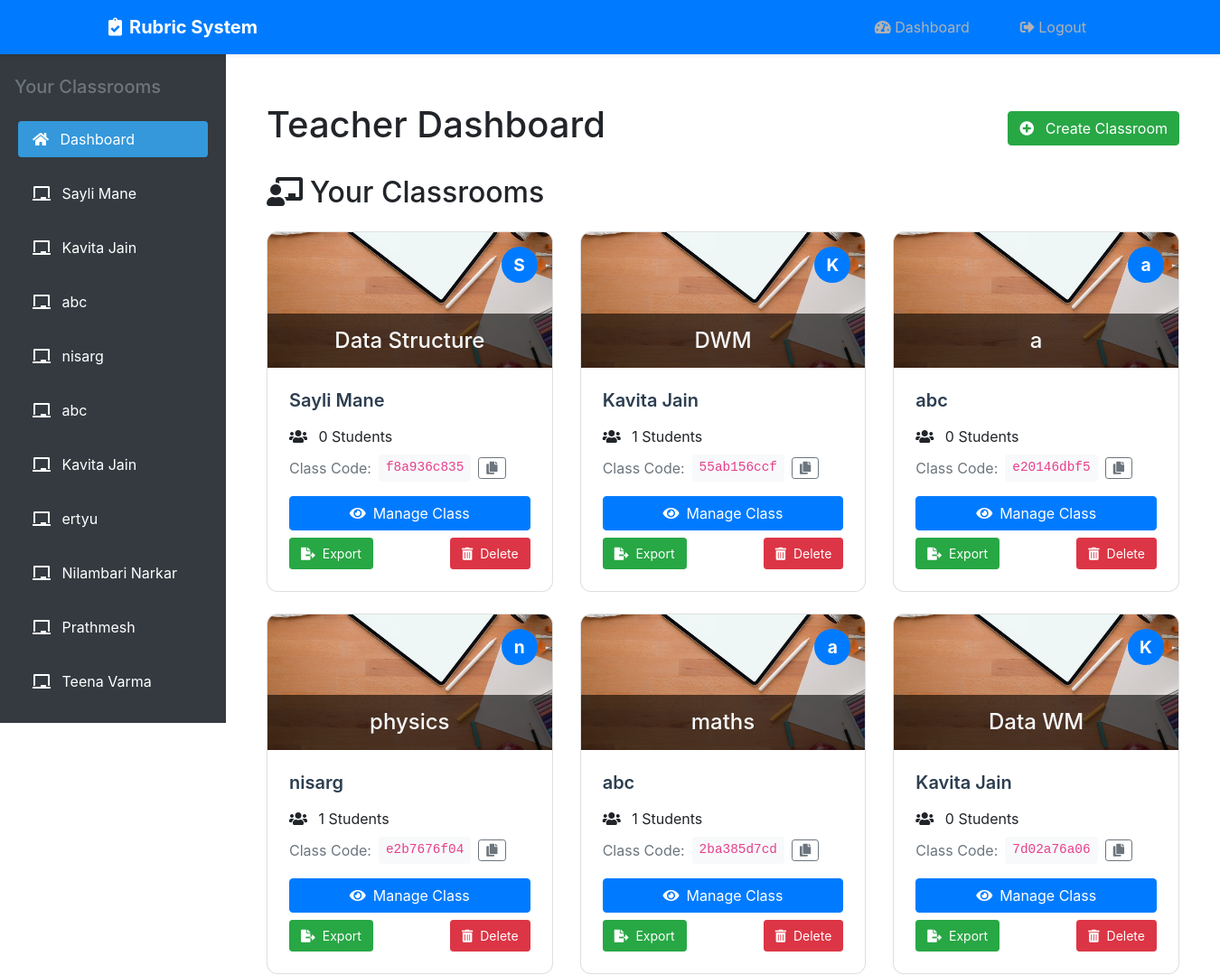
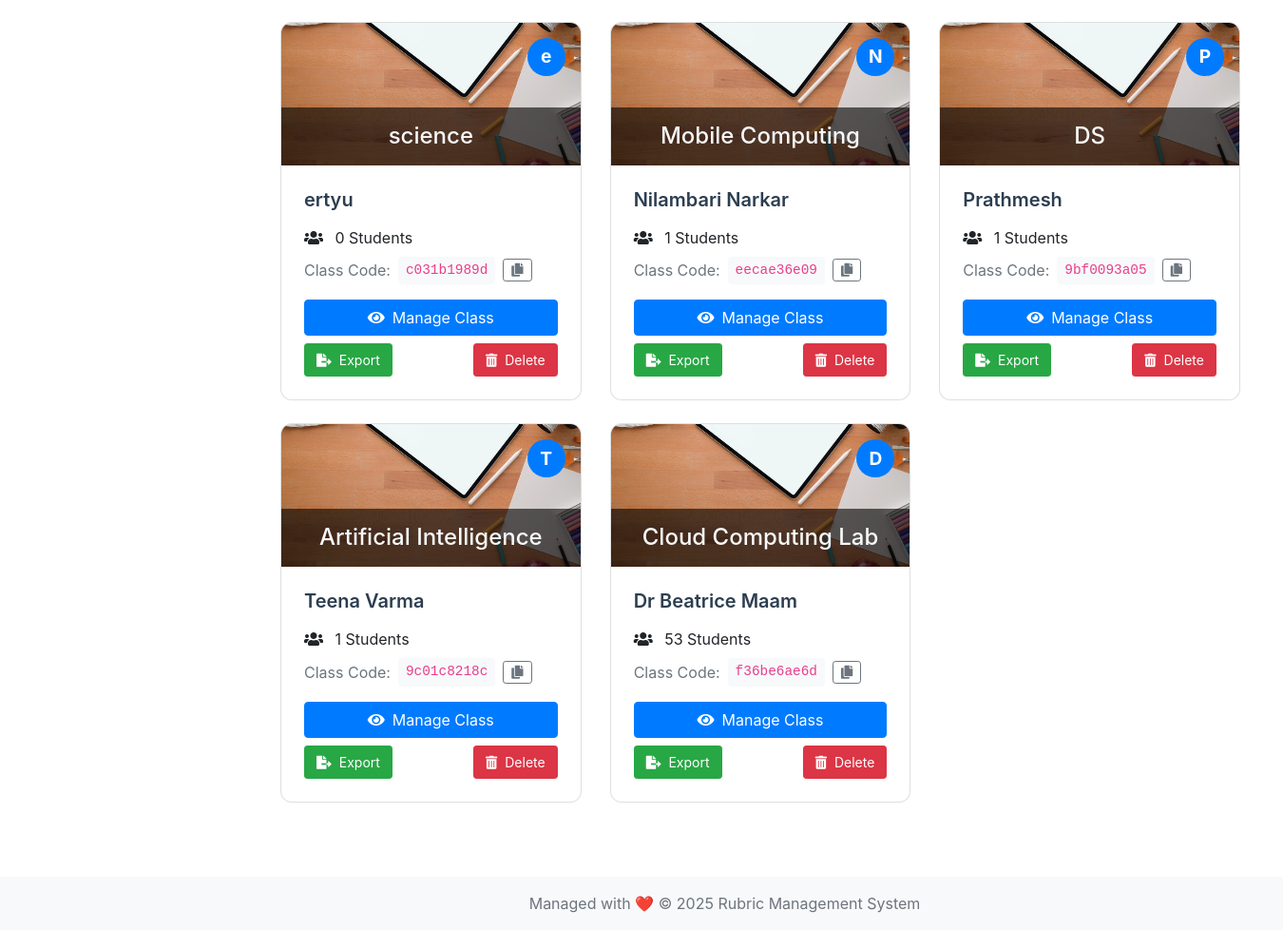
The app's page /teacher_dashboard/ (signed in) with its own data (2 pictures, top to bottom).
### rubric_app/models.py (models this page shows, shortened)
class Classroom(models.Model):
    name = models.CharField(max_length=100)
    subject = models.CharField(max_length=100)
    teacher = models.ForeignKey(Teacher, on_delete=models.CASCADE)
    year = models.PositiveIntegerField(blank=True, null=True)
    branch = models.CharField(max_length=50, blank=True, null=True)
    code = models.CharField(max_length=10, unique=True, default=uuid.uuid4().hex[:10])
    students = models.ManyToManyField("Student", blank=True, related_name="classrooms")

### rubric_app/views.py (the view, shortened to what this page needs)
# urls.py: path('teacher_dashboard/', views.teacher_dashboard, name='teacher_dashboard'),
@login_required
def teacher_dashboard(request):
    teacher = request.user.teacher
    classrooms = Classroom.objects.filter(teacher=teacher)
    create_form = ClassroomForm()
    return render(request, 'teacher_dashboard.html', {
        'classrooms': classrooms,
        'create_form': create_form
    })

### rubric_app/context_processors.py (called while the page is built)
def classrooms(request):
    context = {'classrooms': []}
    if request.user.is_authenticated:
        if hasattr(request.user, 'teacher'):
            context['classrooms'] = Classroom.objects.filter(teacher=request.user.teacher)
        elif hasattr(request.user, 'student'):
            context['classrooms'] = request.user.student.classrooms.all()
    return context

### rubric_app/templates/teacher_dashboard.html (shortened to what this page needs)
{% extends 'base.html' %}
{% block content %}
{% load static %}
<div class="container-fluid">
    <div class="d-flex justify-content-between align-items-center mb-4">
        <h1 class="dashboard-title">Teacher Dashboard</h1>
        <button class="btn btn-success" data-toggle="modal" data-target="#createClassroomModal">
            <i class="fas fa-plus-circle mr-2"></i> Create Classroom
        </button>
    </div>
    <div class="dashboard-container">
        <h2 class="mb-4"><i class="fas fa-chalkboard-teacher mr-2"></i>Your Classrooms</h2>
        <div class="row">
            {% for classroom in classrooms %}
            <div class="col-md-6 col-lg-4 mb-4">
                <div class="class-card">
                    <div class="up" style="background: url('{% static 'img/img_code1.jpg' %}');
                         background-size: cover;
                         background-position: center;
                         height: 150px;
                         position: relative;">
                        <div class="overlay">
                            <h4 class="text-light mb-0">{{ classroom.subject }}</h4>
                        </div>
                        <div class="class_id">{{ classroom.name|slice:":1" }}</div>
                    </div>
                    <div class="class_details p-4">
                        <h3 class="class-name mb-3">{{ classroom.name }}</h3>
                        <div class="class-meta mb-3">
                            <p class="mb-2">
                                <i class="fas fa-users mr-2"></i>
                                {{ classroom.students.count }} Students
                            </p>
                            <div class="d-flex align-items-center">
                                <span class="text-muted mr-2">Class Code:</span>
                                <code class="class-code mr-2">{{ classroom.code }}</code>
                                <button class="btn btn-sm btn-outline-secondary copy-btn"
                                        data-code="{{ classroom.code }}">
                                    <i class="fas fa-copy"></i>
                                </button>
                            </div>
                        </div>
                        <div class="action-buttons">
                            <button class="btn btn-primary btn-block mb-2"
                                    onclick="window.location.href='{% url 'view_classroom' classroom.id %}'">
                                <i class="fas fa-eye mr-2"></i>Manage Class
                            </button>
                            <div class="d-flex justify-content-between">
                                <a href="{% url 'export_grades' classroom.id %}"
                                   class="btn btn-success btn-sm">
                                    <i class="fas fa-file-export mr-2"></i>Export
                                </a>
                                <form method="POST" action="{% url 'delete_classroom' classroom.id %}">
                                    <button type="submit" class="btn btn-danger btn-sm"
                                            onclick="return confirm('Delete this classroom permanently?')">
                                        <i class="fas fa-trash-alt mr-2"></i>Delete
                                    </button>
                                </form>
                            </div>
                        </div>
                    </div>
                </div>
            </div>
            {% empty %}
            <div class="col-12 text-center py-5">
                <i class="fas fa-chalkboard fa-3x text-muted mb-3"></i>
                <p class="text-muted">You haven't created any classrooms yet</p>
            </div>
            {% endfor %}
        </div>
    </div>
</div>
{% endblock %}

### rubric_app/templates/base.html (shortened to what this page needs)
<!DOCTYPE html>
<html lang="en">
<head>
    {% load static %}
    <link rel="stylesheet" href="{% static 'css/styles.css' %}">
    <link rel="stylesheet" href="https://cdnjs.cloudflare.com/ajax/libs/font-awesome/5.15.4/css/all.min.css">
    <link rel="stylesheet" href="https://stackpath.bootstrapcdn.com/bootstrap/4.5.2/css/bootstrap.min.css">
</head>
<body class="d-flex flex-column min-vh-100">
    {% if user.is_authenticated %}
    <nav class="navbar navbar-expand-lg navbar-dark bg-primary shadow-sm fixed-top">
        <div class="container">
            <a class="navbar-brand font-weight-bold" href="{% url 'home' %}">
                <i class="fas fa-clipboard-check mr-2"></i>Rubric System
            </a>
            <div class="collapse navbar-collapse">
                <ul class="navbar-nav ml-auto">
                    <li class="nav-item">
                        <a class="nav-link" href="{% if user.is_teacher %}{% url 'teacher_dashboard' %}{% else %}{% url 'student_dashboard' %}{% endif %}">
                            <i class="fas fa-tachometer-alt"></i> Dashboard
                        </a>
                    </li>
                    <li class="nav-item">
                        <a class="nav-link" href="{% url 'logout' %}">
                            <i class="fas fa-sign-out-alt"></i> Logout
                        </a>
                    </li>
                </ul>
            </div>
        </div>
    </nav>
<div class="container-fluid">
    <div class="row">
        <div class="sidebar bg-dark text-white">
            <div class="sidebar-sticky pt-4">
                <h5 class="px-3 text-muted mb-3">Your Classrooms</h5>
                <ul class="nav flex-column">
                    <li class="nav-item">
                        <a class="nav-link text-white {% if request.path == '/teacher_dashboard/' or request.path == '/student_dashboard/' %}active{% endif %}"
                           href="{% if user.is_teacher %}{% url 'teacher_dashboard' %}{% else %}{% url 'student_dashboard' %}{% endif %}">
                            <i class="fas fa-home mr-2"></i> Dashboard
                        </a>
                    </li>
                    {% for classroom in classrooms %}
                    <li class="nav-item">
                        <a class="nav-link text-white {% if classroom.id == current_classroom.id %}active{% endif %}"
                           href="{% url 'view_classroom' classroom.id %}">
                            <i class="fas fa-chalkboard mr-2"></i> {{ classroom.name }}
                        </a>
                    </li>
                    {% endfor %}
                </ul>
            </div>
        </div>
        <main class="main-content col">
            <div class="container-fluid py-4">
                {% block content %}{% endblock %}
            </div>
        </main>
    </div>
</div>
    <footer class="bg-light mt-auto py-3">
        <div class="container text-center" style="padding-left: 0px;margin-left: 200px;">
            <span class="text-muted">
                Managed with ❤️ © {% now "Y" %} Rubric Management System
            </span>
        </div>
    </footer>
    {% endif %}
</body>
</html>

### rubric_app/static/css/styles.css (style rules this page uses)
body { font-family: 'Segoe UI', Arial, sans-serif; background-color: #f8f9fa; padding-top: 60px; }
.navbar { box-shadow: 0 2px 4px rgba(0,0,0,0.1); background-color: #007bff; padding: 12px 20px; height: 60px; }
.navbar-brand { font-weight: bold; font-size: 1.25rem; color: white; }
.nav-link { color: white; transition: color 0.3s ease; }
.sidebar { width: 250px; height: 100vh; position: fixed; left: 0; top: 0; z-index: 100; background: #2c3e50; transition: 0.3s; overflow-y: auto; padding-top: 60px; }
.sidebar-sticky { position: relative; height: 100%; }
.nav-item { padding: 8px 20px; }
.nav-link { color: #b1b1b1 !important; border-radius: 4px; margin: 2px 0; transition: all 0.3s; }
.nav-link.active { background: #3498db; }
.main-content { margin-left: 250px; padding: 30px; transition: 0.3s; min-height: calc(100vh - 60px); }
.btn { transition: all 0.2s ease; border-radius: 6px; padding: 10px 15px; }
.btn-outline-secondary { border-color: #6c757d; }
button { transition: all 0.3s ease; }
.sidebar { display: block; }
.sidebar { transition: left 0.3s ease-in-out; }

### rubric_app/templates/teacher_dashboard.html (style rules this page uses)
.class-card { border: 1px solid rgba(0,0,0,0.125); border-radius: 0.75rem; overflow: hidden; transition: transform 0.2s, box-shadow 0.2s; background: white; }
.overlay { position: absolute; bottom: 0; left: 0; right: 0; background: rgba(0,0,0,0.6); padding: 1rem; color: white; text-align: center; }
.class_id { position: absolute; top: 1rem; right: 1rem; width: 40px; height: 40px; border-radius: 50%; background: #007bff; color: white; display: flex; align-items: center; justify-content: center; font-weight: bold; font-size: 1.2rem; }
.class-name { font-weight: 600; color: #2c3e50; font-size: 1.25rem; }
.class-code { background: #f8f9fa; padding: 0.25rem 0.5rem; border-radius: 0.25rem; font-size: 0.9rem; }
.copy-btn { padding: 0.25rem 0.5rem; line-height: 1; }
.action-buttons .btn-sm { padding: 0.375rem 0.75rem; font-size: 0.875rem; }

### records on screen
Classroom: name "Sayli Mane", subject "Data Structure", name "S", students.count "0", code "f8a936c835"
Classroom: name "Kavita Jain", subject "DWM", name "K", students.count "1", code "55ab156ccf"
Classroom: name "abc", subject "a", name "a", students.count "0", code "e20146dbf5"
Classroom: name "nisarg", subject "physics", name "n", students.count "1", code "e2b7676f04"
Classroom: name "abc", subject "maths", name "a", students.count "1", code "2ba385d7cd"
Classroom: name "Kavita Jain", subject "Data WM", name "K", students.count "0", code "7d02a76a06"
Classroom: name "ertyu", subject "science", name "e", students.count "0", code "c031b1989d"
Classroom: name "Nilambari Narkar", subject "Mobile Computing", name "N", students.count "1", code "eecae36e09"
Classroom: name "Prathmesh", subject "DS", name "P", students.count "1", code "9bf0093a05"
Classroom: name "Teena Varma", subject "Artificial Intelligence", name "T", students.count "1", code "9c01c8218c"
Classroom: subject "Cloud Computing Lab", name "D", name "Dr Beatrice Maam", students.count "53", code "f36be6ae6d"
